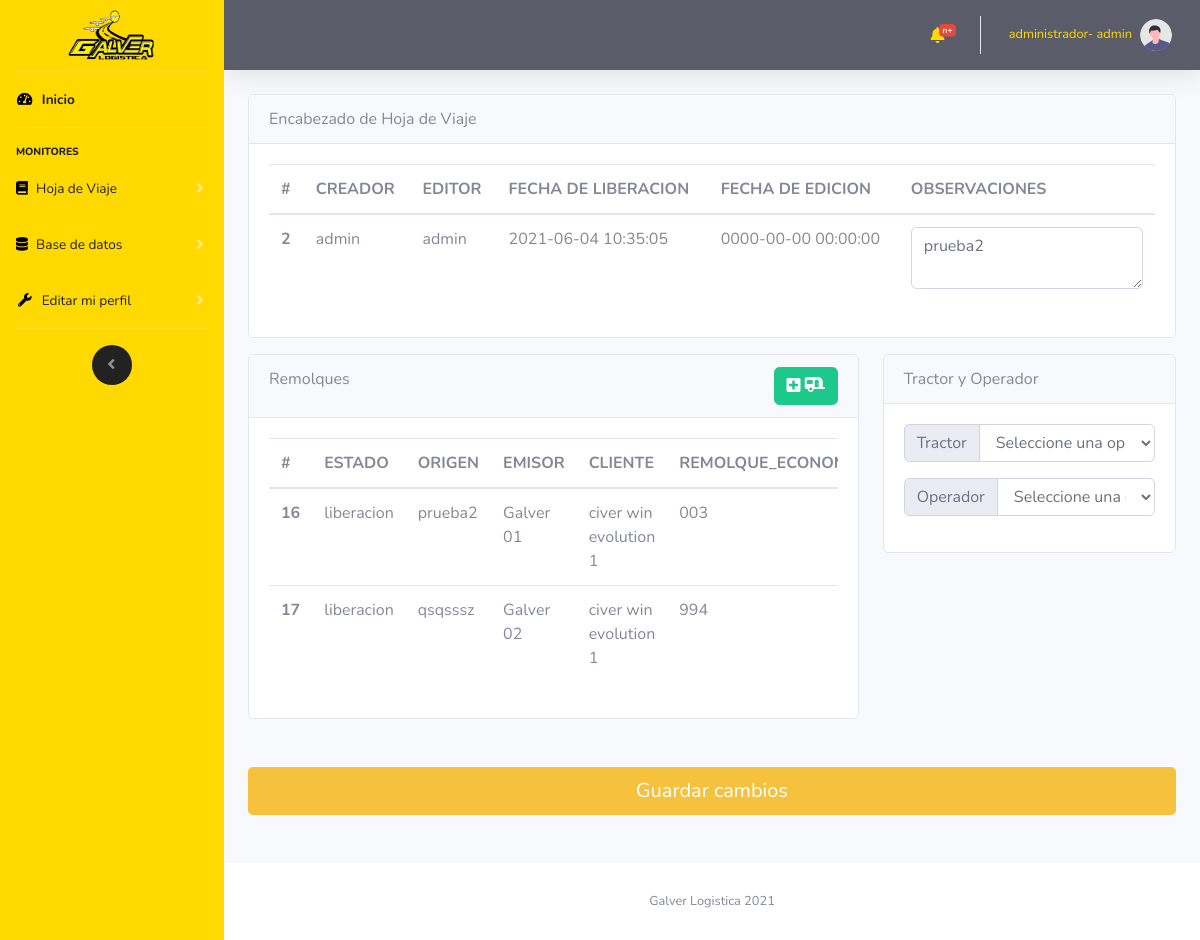
Page /vistas/hojaDeViajeArriboEdicion.php?id=2 (signed in) on the earlier database version.
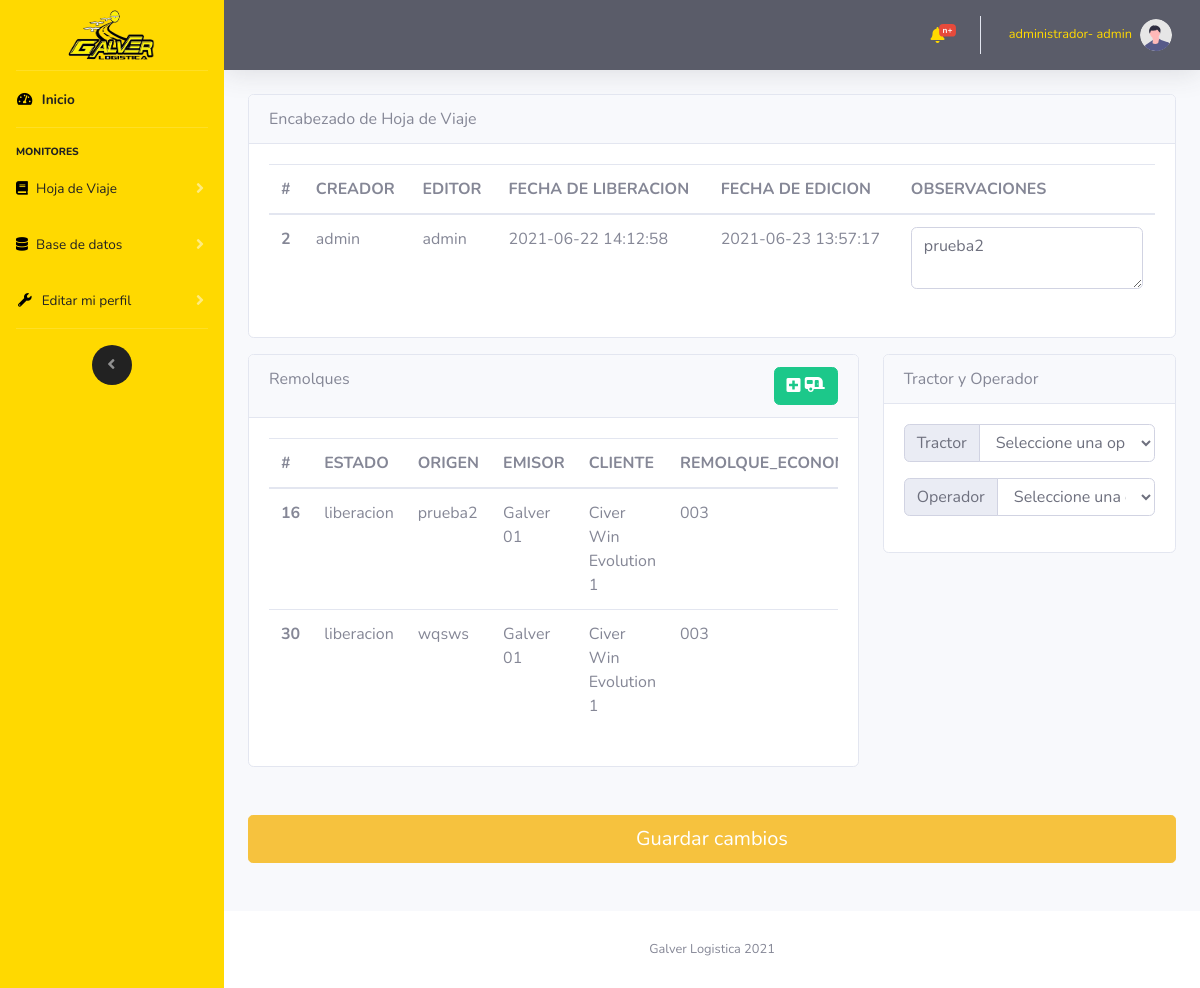
Same page on the later database version.
### tables this page shows
CREATE TABLE `hoja_de_viaje` (
  `id_hojaDeViaje` int(11) NOT NULL,
  `id_creador` int(11) NOT NULL,
  `id_editor` int(11) NOT NULL,
  `hojaDeViaje_fechaDeLiberacion` datetime NOT NULL,
  `hojaDeViaje_fechaDeEdicion` datetime NOT NULL,
  `hojaDeViaje_observaciones` varchar(500) NOT NULL
);

CREATE TABLE `viaje` (
  `id_viaje` int(11) NOT NULL,
  `id_hojaDeViaje` int(11) NOT NULL,
  `id_viajeEstado` int(11) NOT NULL,
  `id_empresaEmisora` int(11) NOT NULL,
  `id_empresaReceptora` int(11) NOT NULL,
  `id_carga` int(11) NOT NULL,
  `id_unidadDeMedida` int(11) NOT NULL,
  `viaje_fechaDeArribo` datetime NOT NULL,
  `viaje_fechaDeCarga` datetime NOT NULL,
  `viaje_fechaDeLlegadaDeDescarga` datetime NOT NULL,
  `viaje_fechaDeDescarga` datetime NOT NULL,
  `viaje_cargaCantidad` double NOT NULL,
  `viaje_cargaProporcionUM` double NOT NULL,
  `id_remolque` int(11) NOT NULL,
  `id_remolqueServicio` int(11) NOT NULL,
  `viaje_talon1` varchar(40) NOT NULL,
  `viaje_talon2` varchar(40) NOT NULL,
  `viaje_origen` varchar(500) NOT NULL,
  `viaje_destino` varchar(500) NOT NULL,
  `viaje_folioDeCarga` varchar(50) NOT NULL,
  `viaje_folioDeBascula` varchar(50) NOT NULL
);

CREATE TABLE `viaje_estado` (
  `id_viajeEstado` int(11) NOT NULL,
  `viajeEstado_nombre` varchar(20) NOT NULL,
  `viajeEstado_descripcion` varchar(500) NOT NULL
);

CREATE TABLE `empresa_emisora` (
  `empresaEmisoraId` int(11) NOT NULL,
  `usuarioId` int(11) NOT NULL,
  `empresaEmisoraNombre` varchar(100) NOT NULL,
  `empresaEmisoraRFC` varchar(50) NOT NULL,
  `empresaEmisoraDireccion` varchar(250) NOT NULL,
  `empresaEmisoraTelefonoFijo1` int(11) NOT NULL,
  `empresaEmisoraTelefonoFijo2` int(11) NOT NULL,
  `empresaEmisoraTelefonoCelular1` int(11) NOT NULL,
  `empresaEmisoraTelefonoCelular2` int(11) NOT NULL,
  `empresaEmisoraCorreo` varchar(200) NOT NULL,
  `empresaEmisoraFechaDeCreacion` datetime NOT NULL,
  `empresaEmisoraDescripcion` varchar(2500) NOT NULL,
  `empresaEmisoraCP` varchar(50) NOT NULL
);

CREATE TABLE `empresa_receptora` (
  `empresaReceptoraId` int(11) NOT NULL,
  `empresaReceptoraNombre` varchar(100) NOT NULL,
  `empresaReceptoraRFC` varchar(50) NOT NULL,
  `empresaReceptoraDireccion` varchar(250) NOT NULL,
  `empresaReceptoraTelefonoFijo1` int(11) NOT NULL,
  `empresaReceptoraTelefonoFijo2` int(11) NOT NULL,
  `empresaReceptoraTelefonoCelular1` int(11) NOT NULL,
  `empresaReceptoraTelefonoCelular2` int(11) NOT NULL,
  `empresaReceptoraCorreo` varchar(200) NOT NULL,
  `usuarioId` int(11) NOT NULL,
  `empresaReceptoraFechaDeCreacion` datetime NOT NULL,
  `empresaReceptoraDescripcion` varchar(2500) NOT NULL,
  `empresaReceptoraCP` int(11) NOT NULL
);

CREATE TABLE `remolque` (
  `remolquePlaca` varchar(50) NOT NULL,
  `remolqueEconomico` varchar(500) NOT NULL,
  `remolqueID` int(11) NOT NULL,
  `remolqueFechaCreacion` datetime NOT NULL,
  `usuarioId` int(11) NOT NULL
);

### controlador/modulos/hojaDeViaje/hojaDeViajeArriboEdicion.php (called while the page is built, shortened)
<?php
    $hojaDeViaje=obtenerArrayHojaDeViaje($mysqli,$id);
    $viaje=obtenerViaje($mysqli,$id);
    function obtenerArrayHojaDeViaje($mysqli,$id)
    {
        $result = $mysqli->query(
            "SELECT id_hojaDeViaje, id_creador,
            (SELECT usuarioNombre FROM usuario WHERE usuarioId = hoja_de_viaje.id_creador LIMIT 1)AS CREADOR, id_editor,
            (SELECT usuarioNombre FROM usuario WHERE usuarioId = hoja_de_viaje.id_editor LIMIT 1)AS EDITOR,
            hojaDeViaje_fechaDeLiberacion, hojaDeViaje_fechaDeEdicion, hojaDeViaje_observaciones
            FROM `hoja_de_viaje` WHERE id_hojaDeViaje =".$id
        );
        while ($filas =$result->fetch_assoc())
        {
            return $filas;
            break;
        }
    }
    function obtenerViaje($mysqli,$id)
    {
        $result = $mysqli->query(
            "SELECT viaje.id_viaje, viaje.id_hojaDeViaje, viaje_estado.viajeEstado_nombre AS
            ESTADO,
            empresa_emisora.empresaEmisoraId,
            empresa_emisora.empresaEmisoraNombre AS
            EMISOR, empresa_receptora.empresaReceptoraId,
            empresa_receptora.empresaReceptoraNombre AS CLIENTE, viaje.id_carga, carga.cargaNombre AS CARGA,
            viaje.viaje_cargaCantidad, viaje.id_unidadDeMedida, carga_unidad_de_medida.cargaUnidadDeMedidaNombre AS UNIDAD,
            viaje.viaje_cargaProporcionUM, viaje.id_remolque, remolque.remolqueEconomico AS REMOLQUE_ECONOMICO,
            remolque.remolquePlaca AS REMOLQUE_PLACAS, viaje.id_remolqueServicio,
            remolque_carga.remolqueCargaServicio AS REMOLQUE_SERVICIO, remolque_carga.remolqueCargaImpuesto AS REMOLQUE_SERVICIO_IMPUESTO,
            viaje.viaje_talon1, viaje.viaje_talon2, viaje.viaje_origen FROM viaje
            INNER JOIN viaje_estado ON viaje_estado.id_viajeEstado = viaje.id_viajeEstado
            INNER JOIN empresa_emisora ON empresa_emisora.empresaEmisoraId = viaje.id_empresaEmisora
            INNER JOIN empresa_receptora ON empresa_receptora.empresaReceptoraId = viaje.id_empresaReceptora
            INNER JOIN carga ON carga.cargaId = viaje.id_carga
            INNER JOIN carga_unidad_de_medida ON carga_unidad_de_medida.cargaUnidadDeMedidaID =viaje.id_unidadDeMedida
            INNER JOIN remolque ON remolque.remolqueID = viaje.id_remolque
            INNER JOIN remolque_carga ON remolque_carga.remolqueCargaId = viaje.id_remolqueServicio
            WHERE viaje.id_hojaDeViaje =
            ".$id
        );
        $viaje=[];
        while ($filas =$result->fetch_assoc())
        {
            $viaje[]=$filas;
        }
        return $viaje;
    }
?>

### vistas/hojaDeViajeArriboEdicion.php (the view, shortened to what the rows shown need)
<?php
    $id=$_GET['id'];
    include "../import/componentes/hojaDeViaje/hdv_a_e.php";
    include "../import/componentes/navbarLateral.php";
    include "../import/componentes/navbarHorizontal.php";
    include "../controlador/coneccion/config.php";
    include "../controlador/modulos/hojaDeViaje/hojaDeViajeArriboEdicion.php";
?>
<div class="container-fluid">
    <div class="card mb-3">
        <div class="card-body">
            <div class="table-responsive">
                <table class="table">
                    <thead>
                        <tr>
                            <th scope="col">#</th>
                            <th scope="col">CREADOR</th>
                            <th scope="col">EDITOR</th>
                            <th scope="col">FECHA DE LIBERACION</th>
                            <th scope="col">FECHA DE EDICION</th>
                            <th scope="col">OBSERVACIONES</th>
                        </tr>
                    </thead>
                    <tbody>
                        <tr>
                            <th scope="row"><?php echo $hojaDeViaje['id_hojaDeViaje'];?></th>
                            <td><?php echo $hojaDeViaje['CREADOR'];?></td>
                            <td><?php echo $hojaDeViaje['EDITOR'];?></td>
                            <td><?php echo $hojaDeViaje['hojaDeViaje_fechaDeLiberacion'];?></td>
                            <td><?php echo $hojaDeViaje['hojaDeViaje_fechaDeEdicion'];?></td>
                            <td><textarea class="form-control" aria-label="With textarea"
                                    id="hojaDeViaje_observaciones"><?php echo $hojaDeViaje['hojaDeViaje_observaciones'];?></textarea>
                            </td>
                        </tr>
                    </tbody>
                </table>
            </div>
        </div>
    </div>
    <div class="row mb-5">
        <div class="col-sm-8">
            <div class="card">
                <div class="card-body">
                    <table class="table table-responsive">
                        <thead>
                            <tr>
                                <th scope="col">#</th>
                                <th scope="col">ESTADO</th>
                                <th scope="col">ORIGEN</th>
                                <th scope="col">EMISOR</th>
                                <th scope="col">CLIENTE</th>
                                <th scope="col">REMOLQUE_ECONOMICO</th>
                            </tr>
                        </thead>
                        <tbody>
                            <?php
                                for ($i=0; $i < count($viaje); $i++) {
                            ?>
                            <tr id="tr<?php echo $i+1?>">
                                <th scope="row" id="id_viaje<?php echo $i+1?>"
                                    value="<?php echo $viaje[$i]['id_viaje'];?>"><?php echo $viaje[$i]['id_viaje'];?>
                                </th>
                                <td id="ESTADO<?php echo $i+1?>" value="<?php echo $viaje[$i]['ESTADO'];?>">
                                    <?php echo $viaje[$i]['ESTADO'];?></td>
                                <td id="ORIGEN<?php echo $i+1?>"><?php echo $viaje[$i]['viaje_origen'];?></td>
                                <td id="EMISOR<?php echo $i+1?>"><?php echo $viaje[$i]['EMISOR'];?></td>
                                <td id="CLIENTE<?php echo $i+1?>"><?php echo $viaje[$i]['CLIENTE'];?></td>
                                <td id="REMOLQUE_ECONOMICO<?php echo $i+1?>">
                                    <?php echo $viaje[$i]['REMOLQUE_ECONOMICO'];?></td>
                            </tr>
                            <?php }?>
                        </tbody>
                    </table>
                </div>
            </div>
        </div>
    </div>
    <?php
        include "../import/componentes/footer.php";
        include "../import/componentes/js/main.php";
    ?>

Differences in the rows shown:
removed viaje: id_viaje "17", id_viajeEstado.viajeEstado_nombre "liberacion", viaje_origen "qsqsssz", empresa_emisora.empresaEmisoraNombre "Galver 02", empresa_receptora.empresaReceptoraNombre "civer win evolution 1", id_remolque.remolqueEconomico "994"
changed hoja_de_viaje "prueba2": hojaDeViaje_fechaDeLiberacion "2021-06-04 10:35:05" → "2021-06-22 14:12:58"; hojaDeViaje_fechaDeEdicion "0000-00-00 00:00:00" → "2021-06-23 13:57:17"
changed viaje "prueba2": empresa_receptora.empresaReceptoraNombre "civer win evolution 1" → "Civer Win Evolution 1"
added viaje: id_viaje "30", id_viajeEstado.viajeEstado_nombre "liberacion", viaje_origen "wqsws", empresa_emisora.empresaEmisoraNombre "Galver 01", empresa_receptora.empresaReceptoraNombre "Civer Win Evolution 1", id_remolque.remolqueEconomico "003"
